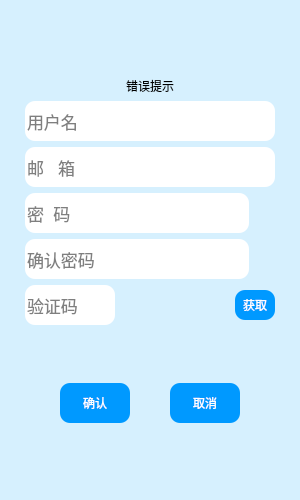
<?xml version="1.0" encoding="UTF-8"?>
<ui version="4.0">
 <class>RegisterDialog</class>
 <widget class="QDialog" name="RegisterDialog">
  <property name="geometry">
   <rect>
    <x>0</x>
    <y>0</y>
    <width>300</width>
    <height>500</height>
   </rect>
  </property>
  <property name="minimumSize">
   <size>
    <width>300</width>
    <height>500</height>
   </size>
  </property>
  <property name="maximumSize">
   <size>
    <width>600</width>
    <height>1000</height>
   </size>
  </property>
  <property name="windowTitle">
   <string>Dialog</string>
  </property>
  <property name="styleSheet">
   <string notr="true">#RegisterDialog{
	
	background-color: rgb(214, 240, 254);
}
#stackedWidget{
	
	background-color: rgb(214, 240, 254);
}
QLineEdit{
border:none;
border-radius:10px;
}
QPushButton{
border:none;
	
	background-color: rgb(0, 153, 255);
border-radius:10px;
color:white;
}</string>
  </property>
  <layout class="QVBoxLayout" name="verticalLayout_2">
   <item>
    <layout class="QVBoxLayout" name="verticalLayout">
     <property name="leftMargin">
      <number>5</number>
     </property>
     <property name="topMargin">
      <number>5</number>
     </property>
     <property name="rightMargin">
      <number>5</number>
     </property>
     <property name="bottomMargin">
      <number>5</number>
     </property>
     <item>
      <widget class="QStackedWidget" name="stackedWidget">
       <property name="currentIndex">
        <number>0</number>
       </property>
       <widget class="QWidget" name="page">
        <layout class="QVBoxLayout" name="verticalLayout_3">
         <item>
          <spacer name="verticalSpacer">
           <property name="orientation">
            <enum>Qt::Vertical</enum>
           </property>
           <property name="sizeHint" stdset="0">
            <size>
             <width>20</width>
             <height>40</height>
            </size>
           </property>
          </spacer>
         </item>
         <item>
          <layout class="QHBoxLayout" name="horizontalLayout_5">
           <item>
            <widget class="QLabel" name="err_tip">
             <property name="text">
              <string>错误提示</string>
             </property>
             <property name="alignment">
              <set>Qt::AlignCenter</set>
             </property>
            </widget>
           </item>
          </layout>
         </item>
         <item>
          <layout class="QHBoxLayout" name="horizontalLayout_6">
           <item>
            <widget class="QLineEdit" name="user_edit">
             <property name="minimumSize">
              <size>
               <width>0</width>
               <height>40</height>
              </size>
             </property>
             <property name="maximumSize">
              <size>
               <width>16777215</width>
               <height>40</height>
              </size>
             </property>
             <property name="font">
              <font>
               <pointsize>13</pointsize>
              </font>
             </property>
             <property name="placeholderText">
              <string>用户名</string>
             </property>
            </widget>
           </item>
          </layout>
         </item>
         <item>
          <layout class="QHBoxLayout" name="horizontalLayout_7">
           <item>
            <widget class="QLineEdit" name="email_edit">
             <property name="minimumSize">
              <size>
               <width>0</width>
               <height>40</height>
              </size>
             </property>
             <property name="maximumSize">
              <size>
               <width>16777215</width>
               <height>40</height>
              </size>
             </property>
             <property name="font">
              <font>
               <pointsize>13</pointsize>
              </font>
             </property>
             <property name="placeholderText">
              <string>邮   箱</string>
             </property>
            </widget>
           </item>
          </layout>
         </item>
         <item>
          <layout class="QHBoxLayout" name="horizontalLayout_4">
           <item>
            <widget class="QLineEdit" name="pass_edit">
             <property name="minimumSize">
              <size>
               <width>0</width>
               <height>40</height>
              </size>
             </property>
             <property name="maximumSize">
              <size>
               <width>16777215</width>
               <height>40</height>
              </size>
             </property>
             <property name="font">
              <font>
               <pointsize>13</pointsize>
              </font>
             </property>
             <property name="placeholderText">
              <string>密  码</string>
             </property>
            </widget>
           </item>
           <item>
            <widget class="ClickedLabel" name="pass_visible">
             <property name="minimumSize">
              <size>
               <width>20</width>
               <height>20</height>
              </size>
             </property>
             <property name="maximumSize">
              <size>
               <width>20</width>
               <height>20</height>
              </size>
             </property>
             <property name="text">
              <string/>
             </property>
            </widget>
           </item>
          </layout>
         </item>
         <item>
          <layout class="QHBoxLayout" name="horizontalLayout_3">
           <item>
            <widget class="QLineEdit" name="confirm_edit">
             <property name="minimumSize">
              <size>
               <width>0</width>
               <height>40</height>
              </size>
             </property>
             <property name="maximumSize">
              <size>
               <width>16777215</width>
               <height>40</height>
              </size>
             </property>
             <property name="font">
              <font>
               <pointsize>13</pointsize>
              </font>
             </property>
             <property name="placeholderText">
              <string>确认密码</string>
             </property>
            </widget>
           </item>
           <item>
            <widget class="ClickedLabel" name="confirm_visible">
             <property name="minimumSize">
              <size>
               <width>20</width>
               <height>20</height>
              </size>
             </property>
             <property name="maximumSize">
              <size>
               <width>20</width>
               <height>20</height>
              </size>
             </property>
             <property name="text">
              <string/>
             </property>
            </widget>
           </item>
          </layout>
         </item>
         <item>
          <layout class="QHBoxLayout" name="horizontalLayout_8" stretch="0,0,0">
           <item>
            <widget class="QLineEdit" name="varify_edit">
             <property name="minimumSize">
              <size>
               <width>90</width>
               <height>40</height>
              </size>
             </property>
             <property name="maximumSize">
              <size>
               <width>90</width>
               <height>40</height>
              </size>
             </property>
             <property name="font">
              <font>
               <pointsize>13</pointsize>
              </font>
             </property>
             <property name="placeholderText">
              <string>验证码</string>
             </property>
            </widget>
           </item>
           <item>
            <spacer name="horizontalSpacer_4">
             <property name="orientation">
              <enum>Qt::Horizontal</enum>
             </property>
             <property name="sizeHint" stdset="0">
              <size>
               <width>40</width>
               <height>20</height>
              </size>
             </property>
            </spacer>
           </item>
           <item>
            <widget class="TimerBtn" name="get_code">
             <property name="minimumSize">
              <size>
               <width>40</width>
               <height>30</height>
              </size>
             </property>
             <property name="maximumSize">
              <size>
               <width>40</width>
               <height>30</height>
              </size>
             </property>
             <property name="layoutDirection">
              <enum>Qt::LeftToRight</enum>
             </property>
             <property name="text">
              <string>获取</string>
             </property>
            </widget>
           </item>
          </layout>
         </item>
         <item>
          <spacer name="verticalSpacer_3">
           <property name="orientation">
            <enum>Qt::Vertical</enum>
           </property>
           <property name="sizeHint" stdset="0">
            <size>
             <width>20</width>
             <height>40</height>
            </size>
           </property>
          </spacer>
         </item>
         <item>
          <layout class="QHBoxLayout" name="horizontalLayout_9">
           <item>
            <spacer name="horizontalSpacer_2">
             <property name="orientation">
              <enum>Qt::Horizontal</enum>
             </property>
             <property name="sizeHint" stdset="0">
              <size>
               <width>40</width>
               <height>20</height>
              </size>
             </property>
            </spacer>
           </item>
           <item>
            <widget class="QPushButton" name="sure_btn">
             <property name="minimumSize">
              <size>
               <width>70</width>
               <height>40</height>
              </size>
             </property>
             <property name="maximumSize">
              <size>
               <width>70</width>
               <height>40</height>
              </size>
             </property>
             <property name="text">
              <string>确认</string>
             </property>
            </widget>
           </item>
           <item>
            <spacer name="horizontalSpacer">
             <property name="orientation">
              <enum>Qt::Horizontal</enum>
             </property>
             <property name="sizeHint" stdset="0">
              <size>
               <width>40</width>
               <height>20</height>
              </size>
             </property>
            </spacer>
           </item>
           <item>
            <widget class="QPushButton" name="cancel_btn">
             <property name="minimumSize">
              <size>
               <width>70</width>
               <height>40</height>
              </size>
             </property>
             <property name="maximumSize">
              <size>
               <width>70</width>
               <height>40</height>
              </size>
             </property>
             <property name="text">
              <string>取消</string>
             </property>
            </widget>
           </item>
           <item>
            <spacer name="horizontalSpacer_3">
             <property name="orientation">
              <enum>Qt::Horizontal</enum>
             </property>
             <property name="sizeHint" stdset="0">
              <size>
               <width>40</width>
               <height>20</height>
              </size>
             </property>
            </spacer>
           </item>
          </layout>
         </item>
         <item>
          <spacer name="verticalSpacer_2">
           <property name="orientation">
            <enum>Qt::Vertical</enum>
           </property>
           <property name="sizeHint" stdset="0">
            <size>
             <width>20</width>
             <height>40</height>
            </size>
           </property>
          </spacer>
         </item>
        </layout>
       </widget>
       <widget class="QWidget" name="page_2"/>
      </widget>
     </item>
    </layout>
   </item>
  </layout>
 </widget>
 <customwidgets>
  <customwidget>
   <class>TimerBtn</class>
   <extends>QPushButton</extends>
   <header>timerbtn.h</header>
  </customwidget>
  <customwidget>
   <class>ClickedLabel</class>
   <extends>QLabel</extends>
   <header>clickedlabel.h</header>
  </customwidget>
 </customwidgets>
 <resources/>
 <connections/>
</ui>
